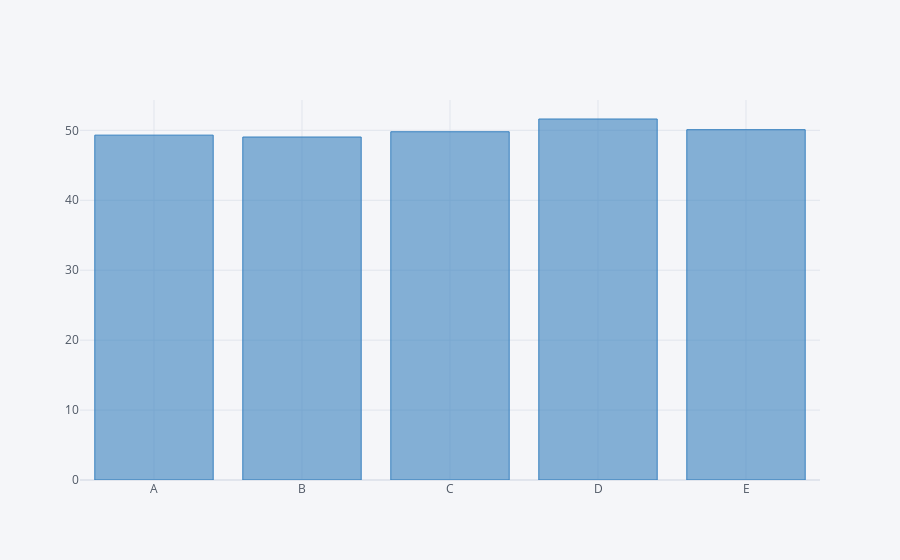

Here is the notebook cell this chart was saved with:
### Code cell
df.sum().iplot(kind='bar', color='blue')

### Figure 1 — Plotly figure (JSON) as saved in the notebook; plotly's stock layout.template omitted (floating-point values rounded to 4 significant figures)
{"data": [{"marker": {"color": "rgba(55, 128, 191, 0.6)", "line": {"color": "rgba(55, 128, 191, 1.0)", "width": 1}}, "name": "None", "orientation": "v", "text": "", "type": "bar", "x": ["A", "B", "C", "D", "E"], "y": [49.31, 49.04, 49.8, 51.62, 50.09]}], "layout": {"legend": {"bgcolor": "#F5F6F9", "font": {"color": "#4D5663"}}, "paper_bgcolor": "#F5F6F9", "plot_bgcolor": "#F5F6F9", "title": {"font": {"color": "#4D5663"}}, "xaxis": {"gridcolor": "#E1E5ED", "showgrid": true, "tickfont": {"color": "#4D5663"}, "title": {"font": {"color": "#4D5663"}, "text": ""}, "zerolinecolor": "#E1E5ED"}, "yaxis": {"gridcolor": "#E1E5ED", "showgrid": true, "tickfont": {"color": "#4D5663"}, "title": {"font": {"color": "#4D5663"}, "text": ""}, "zerolinecolor": "#E1E5ED"}}}
